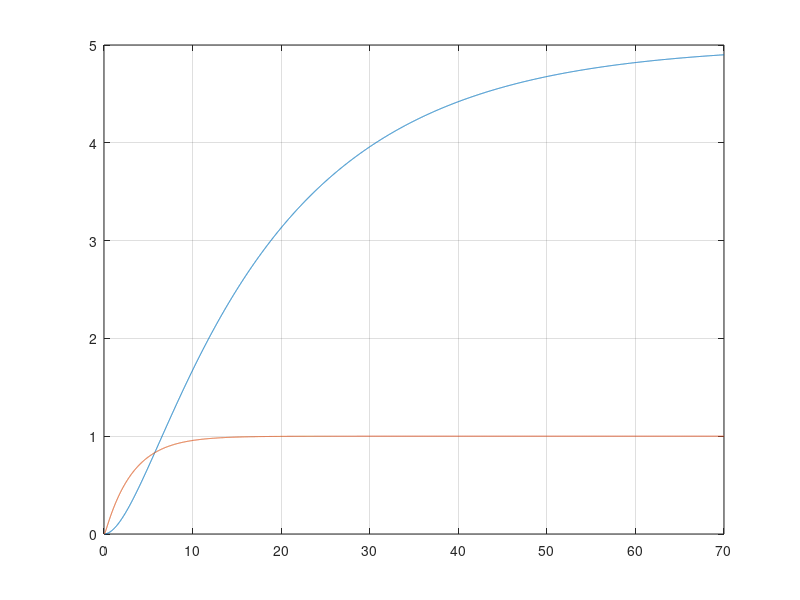

Reproduce this figure in MATLAB.
close all
% Initial Conditions
x0 = [0;  
      0];

% System Dynamics
A = [-0.1    0.1; 
     0.1 -0.3];
B = [1; 
     0];
C = [0 1];
D = 0;

% Control Law
Q = [1 0;  % Penalize first state
     0 1]; % Penalize second state
R = 0.01;    % Penalize actuator effort/input
K = lqr(A,B,Q,R);

% Closed loop system
sys = ss((A - B*K), B, C, D);
sys_uncmp = ss(A,B,C,D);
% Run response to step input
t = 0:0.01:70;
r =ones(size(t));
[y]=lsim(sys_uncmp,r,t);
plot(t,y);
hold on;
[y]=lsim(sys,r,t);
c = size(t);
input_scale_factor = 1/y(c(2)); % scale the input to eliminate steady state error
r =input_scale_factor*ones(size(t));
[y,t,x]=lsim(sys,r,t);
plot(t,y);
grid on;


